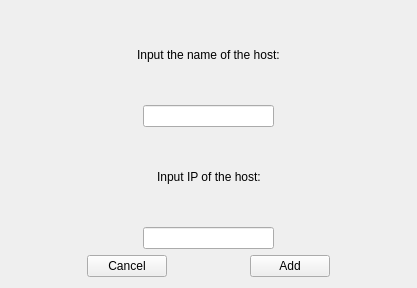
<?xml version="1.0" encoding="UTF-8"?>
<ui version="4.0">
 <class>add_host_widget</class>
 <widget class="QWidget" name="add_host_widget">
  <property name="geometry">
   <rect>
    <x>0</x>
    <y>0</y>
    <width>417</width>
    <height>288</height>
   </rect>
  </property>
  <property name="windowTitle">
   <string>P2P Chat App</string>
  </property>
  <layout class="QVBoxLayout" name="verticalLayout_2">
   <item>
    <layout class="QVBoxLayout" name="verticalLayout">
     <item>
      <layout class="QHBoxLayout" name="horizontalLayout">
       <item>
        <spacer name="horizontalSpacer">
         <property name="orientation">
          <enum>Qt::Horizontal</enum>
         </property>
         <property name="sizeHint" stdset="0">
          <size>
           <width>40</width>
           <height>20</height>
          </size>
         </property>
        </spacer>
       </item>
       <item>
        <widget class="QLabel" name="label">
         <property name="text">
          <string>Input the name of the host:</string>
         </property>
        </widget>
       </item>
       <item>
        <spacer name="horizontalSpacer_2">
         <property name="orientation">
          <enum>Qt::Horizontal</enum>
         </property>
         <property name="sizeHint" stdset="0">
          <size>
           <width>40</width>
           <height>20</height>
          </size>
         </property>
        </spacer>
       </item>
      </layout>
     </item>
     <item>
      <layout class="QHBoxLayout" name="horizontalLayout_2">
       <item>
        <spacer name="horizontalSpacer_3">
         <property name="orientation">
          <enum>Qt::Horizontal</enum>
         </property>
         <property name="sizeHint" stdset="0">
          <size>
           <width>40</width>
           <height>20</height>
          </size>
         </property>
        </spacer>
       </item>
       <item>
        <widget class="QLineEdit" name="lineEdit"/>
       </item>
       <item>
        <spacer name="horizontalSpacer_4">
         <property name="orientation">
          <enum>Qt::Horizontal</enum>
         </property>
         <property name="sizeHint" stdset="0">
          <size>
           <width>40</width>
           <height>20</height>
          </size>
         </property>
        </spacer>
       </item>
      </layout>
     </item>
     <item>
      <layout class="QHBoxLayout" name="horizontalLayout_3">
       <item>
        <spacer name="horizontalSpacer_5">
         <property name="orientation">
          <enum>Qt::Horizontal</enum>
         </property>
         <property name="sizeHint" stdset="0">
          <size>
           <width>40</width>
           <height>20</height>
          </size>
         </property>
        </spacer>
       </item>
       <item>
        <widget class="QLabel" name="label_2">
         <property name="text">
          <string>Input IP of the host:</string>
         </property>
        </widget>
       </item>
       <item>
        <spacer name="horizontalSpacer_6">
         <property name="orientation">
          <enum>Qt::Horizontal</enum>
         </property>
         <property name="sizeHint" stdset="0">
          <size>
           <width>40</width>
           <height>20</height>
          </size>
         </property>
        </spacer>
       </item>
      </layout>
     </item>
     <item>
      <layout class="QHBoxLayout" name="horizontalLayout_4">
       <item>
        <spacer name="horizontalSpacer_7">
         <property name="orientation">
          <enum>Qt::Horizontal</enum>
         </property>
         <property name="sizeHint" stdset="0">
          <size>
           <width>40</width>
           <height>20</height>
          </size>
         </property>
        </spacer>
       </item>
       <item>
        <widget class="QLineEdit" name="lineEdit_2"/>
       </item>
       <item>
        <spacer name="horizontalSpacer_8">
         <property name="orientation">
          <enum>Qt::Horizontal</enum>
         </property>
         <property name="sizeHint" stdset="0">
          <size>
           <width>40</width>
           <height>20</height>
          </size>
         </property>
        </spacer>
       </item>
      </layout>
     </item>
     <item>
      <layout class="QHBoxLayout" name="horizontalLayout_5">
       <item>
        <spacer name="horizontalSpacer_9">
         <property name="orientation">
          <enum>Qt::Horizontal</enum>
         </property>
         <property name="sizeHint" stdset="0">
          <size>
           <width>40</width>
           <height>20</height>
          </size>
         </property>
        </spacer>
       </item>
       <item>
        <widget class="QPushButton" name="pushButton_2">
         <property name="text">
          <string>Cancel</string>
         </property>
        </widget>
       </item>
       <item>
        <spacer name="horizontalSpacer_10">
         <property name="orientation">
          <enum>Qt::Horizontal</enum>
         </property>
         <property name="sizeHint" stdset="0">
          <size>
           <width>40</width>
           <height>20</height>
          </size>
         </property>
        </spacer>
       </item>
       <item>
        <widget class="QPushButton" name="pushButton">
         <property name="text">
          <string>Add</string>
         </property>
        </widget>
       </item>
       <item>
        <spacer name="horizontalSpacer_11">
         <property name="orientation">
          <enum>Qt::Horizontal</enum>
         </property>
         <property name="sizeHint" stdset="0">
          <size>
           <width>40</width>
           <height>20</height>
          </size>
         </property>
        </spacer>
       </item>
      </layout>
     </item>
    </layout>
   </item>
  </layout>
 </widget>
 <resources/>
 <connections/>
</ui>
